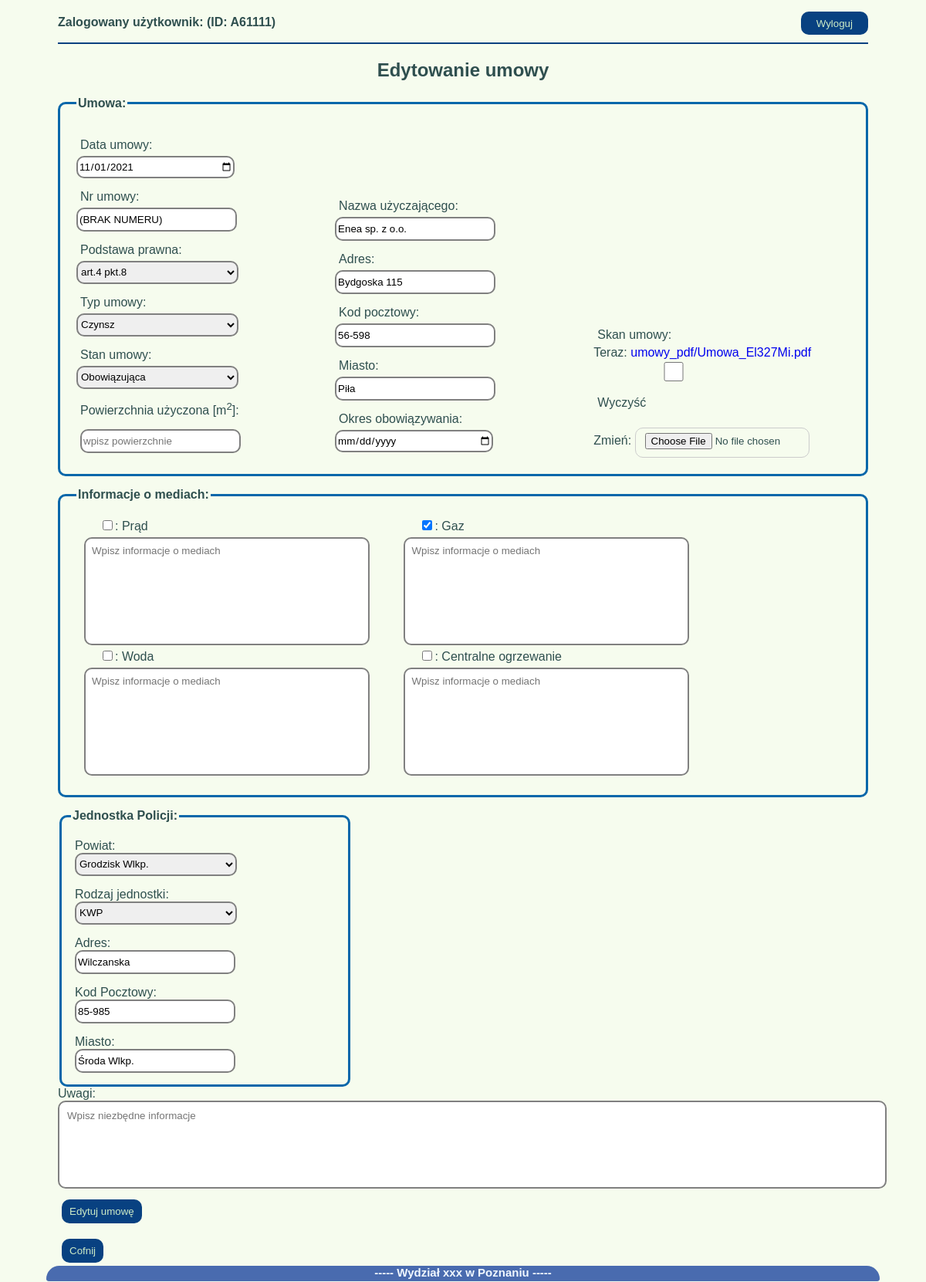
/umowy/edytuj/11/ (signed in), run on an earlier commit of the app's database.
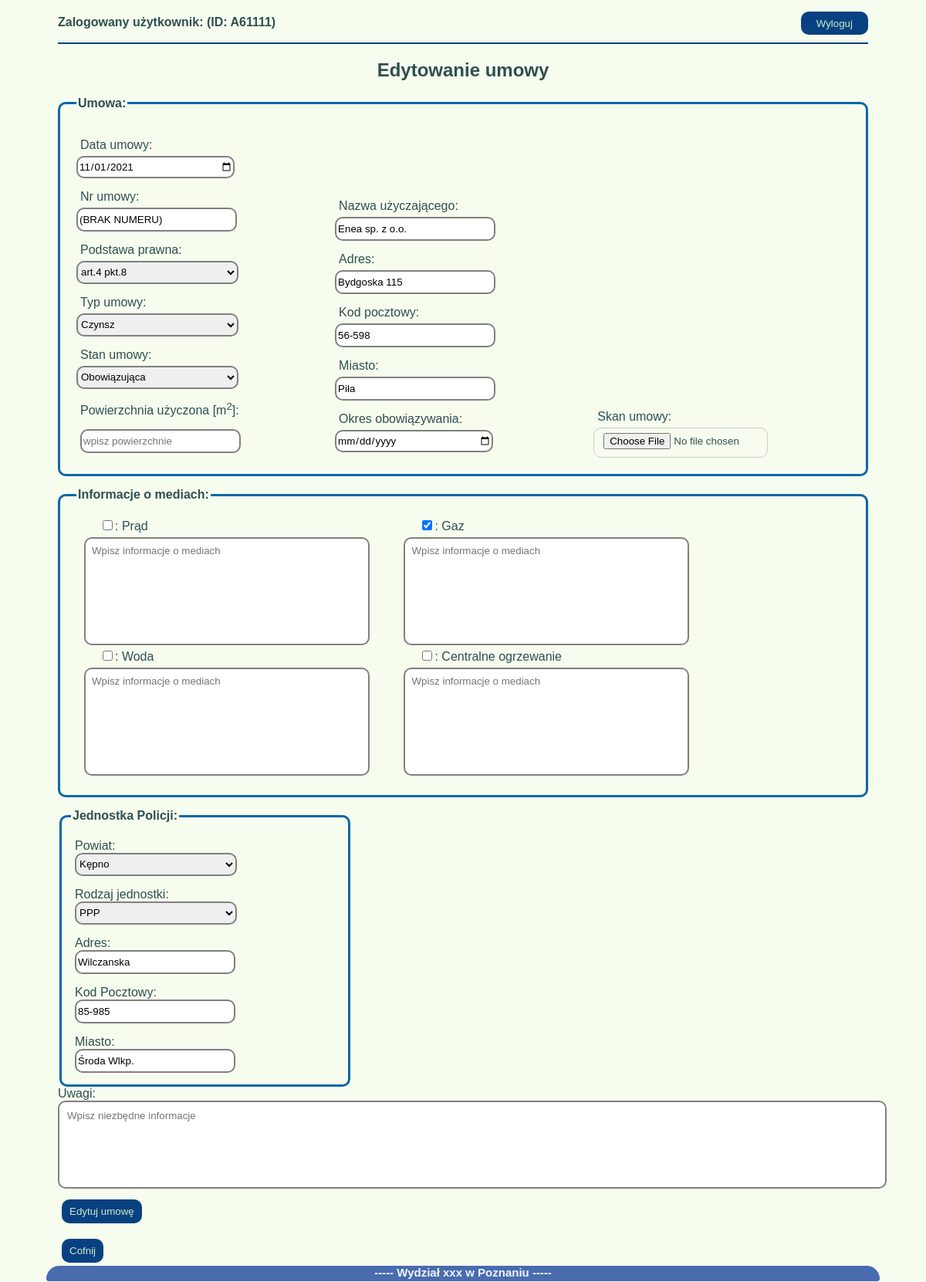
And on a later commit of the database.
### umowyapp/models.py (models this page shows, shortened)
class Umowa(models.Model):
    data_umowy = models.DateField(null=False)
    nr_umowy = models.CharField(max_length=20, blank=True, default="(BRAK NUMERU)")
    podstawa_prawna = models.ForeignKey(Podstawa_prawna, on_delete=models.CASCADE, blank=True)
    nazwa_uzyczajacego = models.CharField(max_length=30, null=True)
    adres_uzyczajacego = models.CharField(max_length=30, null=True)
    kod_pocztowy_uzyczajacego = models.CharField(max_length=6, null=True)
    miasto_uzyczajacego = models.CharField(max_length=20, null=True)
    okres_obowiazywania = models.DateField(null=True, blank=True)
    typ_umowy = models.ForeignKey(Rodzaj_umowy, on_delete=models.CASCADE)
    pow_uzyczona = models.DecimalField(max_digits=4, decimal_places=2, null=True, blank=True)
    rodzaj_kosztow_prad = models.BooleanField()
    informacje_prad = models.TextField(blank=True, default="")
    rodzaj_kosztow_gaz = models.BooleanField()
    informacje_gaz = models.TextField(blank=True, default="")
    rodzaj_kosztow_woda = models.BooleanField()
    informacje_woda = models.TextField(blank=True, default="")
    rodzaj_kosztow_co = models.BooleanField()
    informacje_co = models.TextField(blank=True, default="")
    powiaty_jedn = models.ForeignKey(Powiaty_Wlkp, on_delete=models.CASCADE)
    rodzaj_jedn = models.ForeignKey(Rodzaje_jednostek, on_delete=models.CASCADE)
    adres_jedn = models.CharField(max_length=30, null=True)
    miasto_jedn = models.CharField(max_length=20, null=True)
    kod_pocztowy_jedn = models.CharField(max_length=6, null=True)
    skan_umowy = models.FileField(upload_to='umowy_pdf', null=True, blank=True)
    stan_umowy = models.ForeignKey(Stan_umow, on_delete=models.CASCADE, blank=False, default=1)
    uwagi = models.TextField(blank=True, default="")
    archiwum = models.BooleanField(null=False, default=0)
    utworzenie = models.DateTimeField(auto_now_add=True)
    zmiana = models.DateTimeField(auto_now=True)
    autor = models.ForeignKey("auth.User", editable=False, on_delete=models.CASCADE)

### umowyapp/views.py (the view)
# urls.py: path('edytuj/<int:id>/', edytuj_umowe, name="edytuj_umowe"),
@login_required
def edytuj_umowe(request, id):
    umowa_edit = get_object_or_404(Umowa, pk=id)
    umowa_form = UmowyForm(request.POST or None, request.FILES or None, instance=umowa_edit)
    if umowa_form.is_valid():
        umowa_form.save()
        return redirect(wszystkie_umowy)
    return render(request, 'umowa_form.html', {'umowa_form': umowa_form, 'nowy': False})

### umowyapp/models.py (called while the page is built)
    def __str__(self):
        return f'{self.powiat}'

    def __str__(self):
        return f'{self.rodzaj}'

    def __str__(self):
        return f'{self.stan}'

    def __str__(self):
        return f'{self.rodz_um}'

    def __str__(self):
        return self.podstawa_praw()

    def podstawa_praw(self):
        return "{}".format(self.podstawa)

### templates/umowa_form.html (shortened to what the changed rows need)
{%extends 'start.html'%}
{%load bootstrap%}
{%block strona%}
{%if nowy%}
<h2 class="naglowki_form">Dodawanie nowej umowy</h2>
{%else%}
<h2 class="naglowki_form"> Edytowanie umowy</h2>
{%endif%}
<form method="post" enctype="multipart/form-data">
    <fieldset class="podglad_umow">
        <legend><b>Umowa:</b></legend>
        <div class="formularz">
            <label>Data umowy: </label>{{umowa_form.data_umowy}}
            <label>Nr umowy: </label>{{umowa_form.nr_umowy}}
            <label>Podstawa prawna:</label> {{umowa_form.podstawa_prawna}}
            <label>Typ umowy:</label> {{umowa_form.typ_umowy}}
            <label>Stan umowy:</label> {{umowa_form.stan_umowy}}
            <label>Powierzchnia użyczona [m<sup>2</sup>]:</label> <label><input type="number" step="any" name="pow_uzyczona"
                                                                         placeholder="wpisz powierzchnie"
                                                                         value={{umowa_form.pow_uzyczona.value}}></label>
        </div>
        <div class="formularz">
            <label>Nazwa użyczającego:</label> {{umowa_form.nazwa_uzyczajacego}}
            <label>Adres:</label> {{umowa_form.adres_uzyczajacego}}
            <label>Kod pocztowy:</label> {{umowa_form.kod_pocztowy_uzyczajacego}}
            <label>Miasto:</label> {{umowa_form.miasto_uzyczajacego}}
            <label>Okres obowiązywania:</label> {{umowa_form.okres_obowiazywania}}
        </div>
        <div class="formularz">
            <label>Skan umowy:</label> {{umowa_form.skan_umowy}}
        </div>
    </fieldset>
    <fieldset class="podglad_umow">
        <div class="formularz_media">
            <label>{{umowa_form.rodzaj_kosztow_prad}}: {{umowa_form.rodzaj_kosztow_prad.label}}<br>
                <textarea class="media-form" placeholder="Wpisz informacje o mediach" name="informacje_prad" rows="10"
                          cols="35">{{umowa_form.informacje_prad.value}}</textarea></label>
        </div>
        <div class="formularz_media">
            <label>{{umowa_form.rodzaj_kosztow_gaz}}: {{umowa_form.rodzaj_kosztow_gaz.label}}<br>
                <textarea class="media-form" placeholder="Wpisz informacje o mediach" name="informacje_gaz" rows="10"
                          cols="35">{{umowa_form.informacje_gaz.value}}</textarea></label>
        </div>
        <div class="formularz_media">
            <label>{{umowa_form.rodzaj_kosztow_woda}}: {{umowa_form.rodzaj_kosztow_woda.label}}<br>
                <textarea class="media-form" placeholder="Wpisz informacje o mediach" name="informacje_woda" rows="10"
                          cols="35">{{umowa_form.informacje_woda.value}}</textarea></label>
        </div>
        <div class="formularz_media">
            <label>{{umowa_form.rodzaj_kosztow_co}}: {{umowa_form.rodzaj_kosztow_co.label}}<br>
                <textarea class="media-form" placeholder="Wpisz informacje o mediach" name="informacje_co" rows="10"
                          cols="35">{{umowa_form.informacje_co.value}}</textarea></label>
        </div>
    </fieldset>
    <fieldset class="formularz">
        <label class="adres_jednostki">Powiat: <br> {{umowa_form.powiaty_jedn}}</label>
        <label>Rodzaj jednostki:<br> {{umowa_form.rodzaj_jedn}}</label>
        <label>Adres:<br> {{umowa_form.adres_jedn}}</label>
        <label>Kod Pocztowy:<br> {{umowa_form.kod_pocztowy_jedn}}</label>
        <label>Miasto:<br> {{umowa_form.miasto_jedn}}</label>
    </fieldset>
</form>
{%endblock%}

What changed in the data, as far as the page shows it:
changed Umowa "(BRAK NUMERU)": powiaty_jedn "Grodzisk Wlkp." → "Kępno"; rodzaj_jedn "KWP" → "PPP"
Also different on the page:
form field skan_umowy: "☐" → (not shown)
text no longer shown: "Teraz: umowy_pdf/Umowa_El327Mi.pdf Wyczyść Zmień:"
